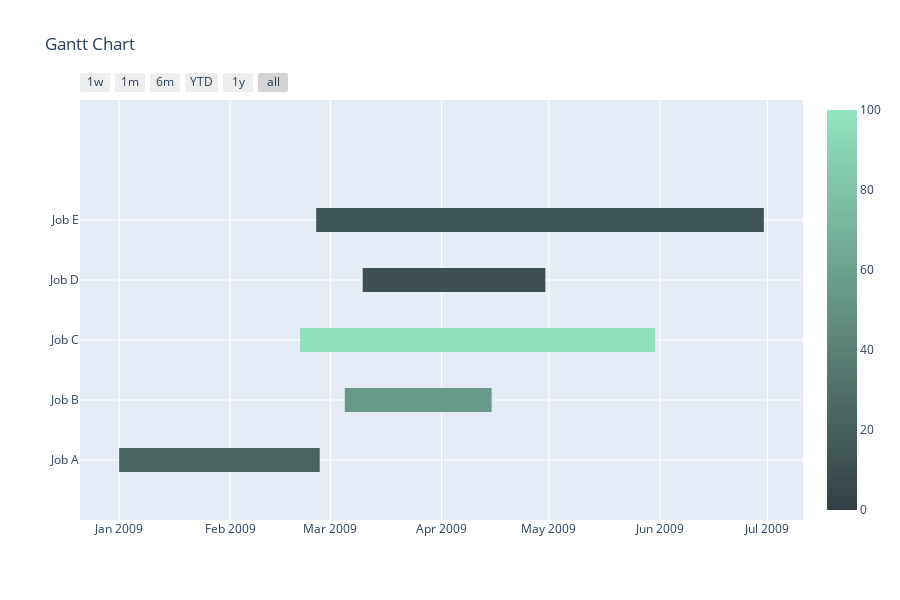

Notebook code cell kept with this figure:
### Code cell
import plotly.figure_factory as ff

import pandas as pd
df = pd.read_csv('https://raw.githubusercontent.com/plotly/datasets/master/gantt_example.csv')

fig = ff.create_gantt(df, colors=['#333F44', '#93e4c1'], index_col='Complete',
                      show_colorbar=True, bar_width=0.2, showgrid_x=True, showgrid_y=True)
fig.show()

### Figure 1 — Plotly figure (JSON) as saved in the notebook; plotly's stock layout.template omitted (floating-point values rounded to 4 significant figures)
{"data": [{"fill": "toself", "fillcolor": "rgb(103.80000000000001, 153.75, 136.75)", "hoverinfo": "name", "legendgroup": "rgb(103.80000000000001, 153.75, 136.75)", "mode": "none", "name": "55", "showlegend": false, "type": "scatter", "x": ["2009-03-05", "2009-04-15", "2009-04-15", "2009-03-05"], "y": [0.8, 0.8, 1.2, 1.2]}, {"fill": "toself", "fillcolor": "rgb(144.12, 223.04999999999998, 189.25)", "hoverinfo": "name", "legendgroup": "rgb(144.12, 223.04999999999998, 189.25)", "mode": "none", "name": "97", "showlegend": false, "type": "scatter", "x": ["2009-02-20 12:40:00", "2009-05-30 15:12:44", "2009-05-30 15:12:44", "2009-02-20 12:40:00"], "y": [1.8, 1.8, 2.2, 2.2]}, {"fill": "toself", "fillcolor": "rgb(61.56, 81.15, 81.75)", "hoverinfo": "name", "legendgroup": "rgb(61.56, 81.15, 81.75)", "mode": "none", "name": "11", "showlegend": false, "type": "scatter", "x": ["2009-03-10", "2009-04-30", "2009-04-30", "2009-03-10"], "y": [2.8, 2.8, 3.2, 3.2]}, {"fill": "toself", "fillcolor": "rgb(64.44, 86.1, 85.5)", "hoverinfo": "name", "legendgroup": "rgb(64.44, 86.1, 85.5)", "mode": "none", "name": "14", "showlegend": false, "type": "scatter", "x": ["2009-02-25", "2009-06-30", "2009-06-30", "2009-02-25"], "y": [3.8, 3.8, 4.2, 4.2]}, {"fill": "toself", "fillcolor": "rgb(73.08, 100.95, 96.75)", "hoverinfo": "name", "legendgroup": "rgb(73.08, 100.95, 96.75)", "mode": "none", "name": "23", "showlegend": false, "type": "scatter", "x": ["2009-01-01", "2009-02-26", "2009-02-26", "2009-01-01"], "y": [-0.2, -0.2, 0.2, 0.2]}, {"legendgroup": "rgb(103.80000000000001, 153.75, 136.75)", "marker": {"color": "rgb(103.80000000000001, 153.75, 136.75)", "opacity": 0, "size": 1}, "mode": "markers", "name": "", "showlegend": false, "text": [null, null], "type": "scatter", "x": ["2009-03-05", "2009-04-15"], "y": [1, 1]}, {"legendgroup": "rgb(144.12, 223.04999999999998, 189.25)", "marker": {"color": "rgb(144.12, 223.04999999999998, 189.25)", "opacity": 0, "size": 1}, "mode": "markers", "name": "", "showlegend": false, "text": [null, null], "type": "scatter", "x": ["2009-02-20 12:40:00", "2009-05-30 15:12:44"], "y": [2, 2]}, {"legendgroup": "rgb(61.56, 81.15, 81.75)", "marker": {"color": "rgb(61.56, 81.15, 81.75)", "opacity": 0, "size": 1}, "mode": "markers", "name": "", "showlegend": false, "text": [null, null], "type": "scatter", "x": ["2009-03-10", "2009-04-30"], "y": [3, 3]}, {"legendgroup": "rgb(64.44, 86.1, 85.5)", "marker": {"color": "rgb(64.44, 86.1, 85.5)", "opacity": 0, "size": 1}, "mode": "markers", "name": "", "showlegend": false, "text": [null, null], "type": "scatter", "x": ["2009-02-25", "2009-06-30"], "y": [4, 4]}, {"legendgroup": "rgb(73.08, 100.95, 96.75)", "marker": {"cmax": 100, "cmin": 0, "color": "rgb(73.08, 100.95, 96.75)", "colorscale": [[0, "rgb(51.0, 63.0, 68.0)"], [1, "rgb(147.0, 228.0, 193.0)"]], "opacity": 0, "showscale": true, "size": 1}, "mode": "markers", "name": "", "showlegend": false, "text": [null, null], "type": "scatter", "x": ["2009-01-01", "2009-02-26"], "y": [0, 0]}], "layout": {"height": 600, "hovermode": "closest", "showlegend": false, "title": {"text": "Gantt Chart"}, "xaxis": {"rangeselector": {"buttons": [{"count": 7, "label": "1w", "step": "day", "stepmode": "backward"}, {"count": 1, "label": "1m", "step": "month", "stepmode": "backward"}, {"count": 6, "label": "6m", "step": "month", "stepmode": "backward"}, {"count": 1, "label": "YTD", "step": "year", "stepmode": "todate"}, {"count": 1, "label": "1y", "step": "year", "stepmode": "backward"}, {"step": "all"}]}, "showgrid": true, "type": "date", "zeroline": false}, "yaxis": {"autorange": false, "range": [-1, 6], "showgrid": true, "ticktext": ["Job A", "Job B", "Job C", "Job D", "Job E"], "tickvals": [0, 1, 2, 3, 4], "zeroline": false}}}
